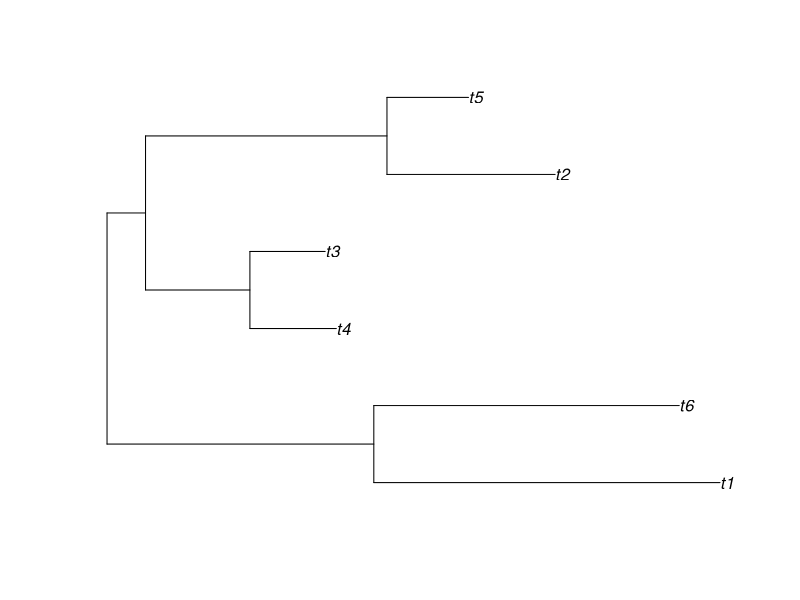

The R script that drew this image:
library(tidyverse)
options(scipen = 999)
#rm(list = ls())

N <- 6

set.seed(944307) # sample(1e6,1)
tree <- ape::rtree(N); plot(tree)
A <-ape::vcv.phylo(tree, corr = T); A
I <- diag(N); I


s2_phy_1 <- 1
s2_phy_2 <- 1
s2_res_1 <- 1
s2_res_2 <- 0.1
rho_phy <- 0.5*sqrt(s2_phy_1*s2_phy_2)
rho_res <- 0.7*sqrt(s2_res_1*s2_res_2)


Sigma_phy <- matrix(c(s2_phy_1,rho_phy,rho_phy,s2_phy_2),2,2); Sigma_phy
Sigma_res <- matrix(c(s2_res_1,rho_res,rho_res,s2_res_2),2,2); Sigma_res
Sigma <- kronecker(Sigma_phy,A) + kronecker(Sigma_res,I); Sigma

Sigma_partition <- function(i,j) Sigma_phy[i,j]*A + Sigma_res[i,j]*I
Sigma_12 <- Sigma_partition(1,2)
Sigma_22 <- Sigma_partition(2,2)

Sigma_12
solve(Sigma_22)

beta <- Sigma_12 %*% solve(Sigma_22)

c(s2_phy_1 = s2_phy_1,
  s2_phy_2 = s2_phy_2,
  s2_res_1 = s2_res_1,
  s2_res_2 = s2_res_2,
  rho_phy = rho_phy,
  rho_res = rho_res)

beta %>% round(3)

